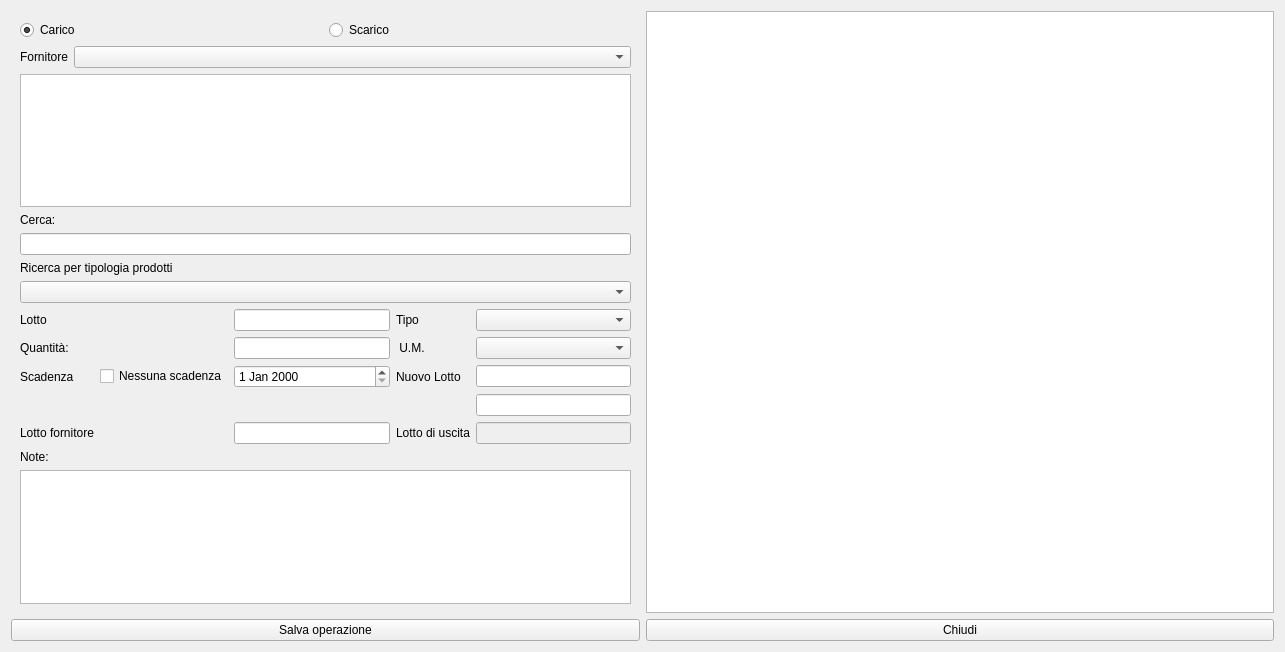
<?xml version="1.0" encoding="UTF-8"?>
<ui version="4.0">
 <class>HnuovaOperazione</class>
 <widget class="QWidget" name="HnuovaOperazione">
  <property name="windowModality">
   <enum>Qt::NonModal</enum>
  </property>
  <property name="geometry">
   <rect>
    <x>0</x>
    <y>0</y>
    <width>1285</width>
    <height>652</height>
   </rect>
  </property>
  <property name="sizePolicy">
   <sizepolicy hsizetype="Fixed" vsizetype="Preferred">
    <horstretch>0</horstretch>
    <verstretch>0</verstretch>
   </sizepolicy>
  </property>
  <property name="windowTitle">
   <string>Nuova operazione</string>
  </property>
  <property name="windowIcon">
   <iconset resource="resources.qrc">
    <normaloff>:/Resources/Actions-configure-icon.png</normaloff>:/Resources/Actions-configure-icon.png</iconset>
  </property>
  <layout class="QVBoxLayout" name="verticalLayout_4">
   <item>
    <layout class="QHBoxLayout" name="horizontalLayout_4">
     <item>
      <widget class="QWidget" name="widget" native="true">
       <layout class="QVBoxLayout" name="verticalLayout_3">
        <item>
         <layout class="QVBoxLayout" name="verticalLayout_2">
          <item>
           <layout class="QVBoxLayout" name="verticalLayout">
            <item>
             <layout class="QHBoxLayout" name="horizontalLayout">
              <item>
               <widget class="QRadioButton" name="radioButton">
                <property name="text">
                 <string>Carico</string>
                </property>
                <property name="checked">
                 <bool>true</bool>
                </property>
               </widget>
              </item>
              <item>
               <widget class="QRadioButton" name="radioButton_2">
                <property name="text">
                 <string>Scarico</string>
                </property>
               </widget>
              </item>
             </layout>
            </item>
            <item>
             <layout class="QFormLayout" name="formLayout_2">
              <item row="0" column="0">
               <widget class="QLabel" name="label">
                <property name="text">
                 <string>Fornitore</string>
                </property>
               </widget>
              </item>
              <item row="0" column="1">
               <widget class="QComboBox" name="cbAnagrafica"/>
              </item>
             </layout>
            </item>
            <item>
             <widget class="QListView" name="lvProdotti"/>
            </item>
            <item>
             <widget class="QLabel" name="label_12">
              <property name="text">
               <string>Cerca:</string>
              </property>
             </widget>
            </item>
            <item>
             <widget class="QLineEdit" name="leProdotti"/>
            </item>
            <item>
             <widget class="QLabel" name="label_2">
              <property name="text">
               <string>Ricerca per tipologia prodotti</string>
              </property>
             </widget>
            </item>
            <item>
             <widget class="QComboBox" name="cbtipo"/>
            </item>
            <item>
             <layout class="QHBoxLayout" name="horizontalLayout_2"/>
            </item>
            <item>
             <layout class="QGridLayout" name="gridLayout">
              <item row="1" column="5">
               <widget class="QLabel" name="label_5">
                <property name="text">
                 <string> U.M.</string>
                </property>
               </widget>
              </item>
              <item row="1" column="0">
               <widget class="QLabel" name="label_3">
                <property name="text">
                 <string>Quantità:</string>
                </property>
               </widget>
              </item>
              <item row="4" column="7">
               <widget class="QLineEdit" name="leEAN">
                <property name="enabled">
                 <bool>false</bool>
                </property>
               </widget>
              </item>
              <item row="4" column="0">
               <widget class="QLabel" name="label_6">
                <property name="text">
                 <string>Lotto fornitore</string>
                </property>
               </widget>
              </item>
              <item row="2" column="2">
               <widget class="QDateEdit" name="deScadenza"/>
              </item>
              <item row="4" column="5">
               <widget class="QLabel" name="label_8">
                <property name="text">
                 <string>Lotto di uscita</string>
                </property>
               </widget>
              </item>
              <item row="2" column="0">
               <widget class="QLabel" name="label_7">
                <property name="text">
                 <string>Scadenza</string>
                </property>
               </widget>
              </item>
              <item row="2" column="7">
               <widget class="QLineEdit" name="leNewLot">
                <property name="readOnly">
                 <bool>true</bool>
                </property>
               </widget>
              </item>
              <item row="1" column="2">
               <widget class="QLineEdit" name="leQuantita"/>
              </item>
              <item row="4" column="2">
               <widget class="QLineEdit" name="leLotfornitore"/>
              </item>
              <item row="1" column="7">
               <widget class="QComboBox" name="cbUM"/>
              </item>
              <item row="2" column="5">
               <widget class="QLabel" name="label_9">
                <property name="text">
                 <string>Nuovo Lotto</string>
                </property>
               </widget>
              </item>
              <item row="0" column="2">
               <widget class="QLineEdit" name="leLotto"/>
              </item>
              <item row="0" column="0">
               <widget class="QLabel" name="label_10">
                <property name="text">
                 <string>Lotto</string>
                </property>
               </widget>
              </item>
              <item row="0" column="5">
               <widget class="QLabel" name="label_11">
                <property name="text">
                 <string>Tipo</string>
                </property>
               </widget>
              </item>
              <item row="0" column="7">
               <widget class="QComboBox" name="cbTipoLot"/>
              </item>
              <item row="2" column="1">
               <widget class="QCheckBox" name="cbScadenza">
                <property name="text">
                 <string>Nessuna scadenza</string>
                </property>
               </widget>
              </item>
              <item row="3" column="7">
               <widget class="QLineEdit" name="leProdottoCreato">
                <property name="readOnly">
                 <bool>true</bool>
                </property>
               </widget>
              </item>
             </layout>
            </item>
            <item>
             <widget class="QLabel" name="label_4">
              <property name="text">
               <string>Note:</string>
              </property>
             </widget>
            </item>
            <item>
             <widget class="QPlainTextEdit" name="tNote"/>
            </item>
           </layout>
          </item>
         </layout>
        </item>
       </layout>
      </widget>
     </item>
     <item>
      <widget class="QTableView" name="tableView">
       <property name="selectionBehavior">
        <enum>QAbstractItemView::SelectRows</enum>
       </property>
       <attribute name="verticalHeaderVisible">
        <bool>false</bool>
       </attribute>
      </widget>
     </item>
    </layout>
   </item>
   <item>
    <layout class="QHBoxLayout" name="horizontalLayout_3">
     <item>
      <widget class="QPushButton" name="pushButton">
       <property name="text">
        <string>Salva operazione</string>
       </property>
       <property name="icon">
        <iconset resource="resources.qrc">
         <normaloff>:/Resources/save-icon.png</normaloff>:/Resources/save-icon.png</iconset>
       </property>
       <property name="iconSize">
        <size>
         <width>32</width>
         <height>32</height>
        </size>
       </property>
      </widget>
     </item>
     <item>
      <widget class="QPushButton" name="pushButton_4">
       <property name="text">
        <string>Chiudi</string>
       </property>
       <property name="icon">
        <iconset resource="resources.qrc">
         <normaloff>:/Resources/Actions-window-close-icon.png</normaloff>:/Resources/Actions-window-close-icon.png</iconset>
       </property>
       <property name="iconSize">
        <size>
         <width>32</width>
         <height>32</height>
        </size>
       </property>
      </widget>
     </item>
    </layout>
   </item>
  </layout>
 </widget>
 <resources>
  <include location="resources.qrc"/>
 </resources>
 <connections/>
</ui>
